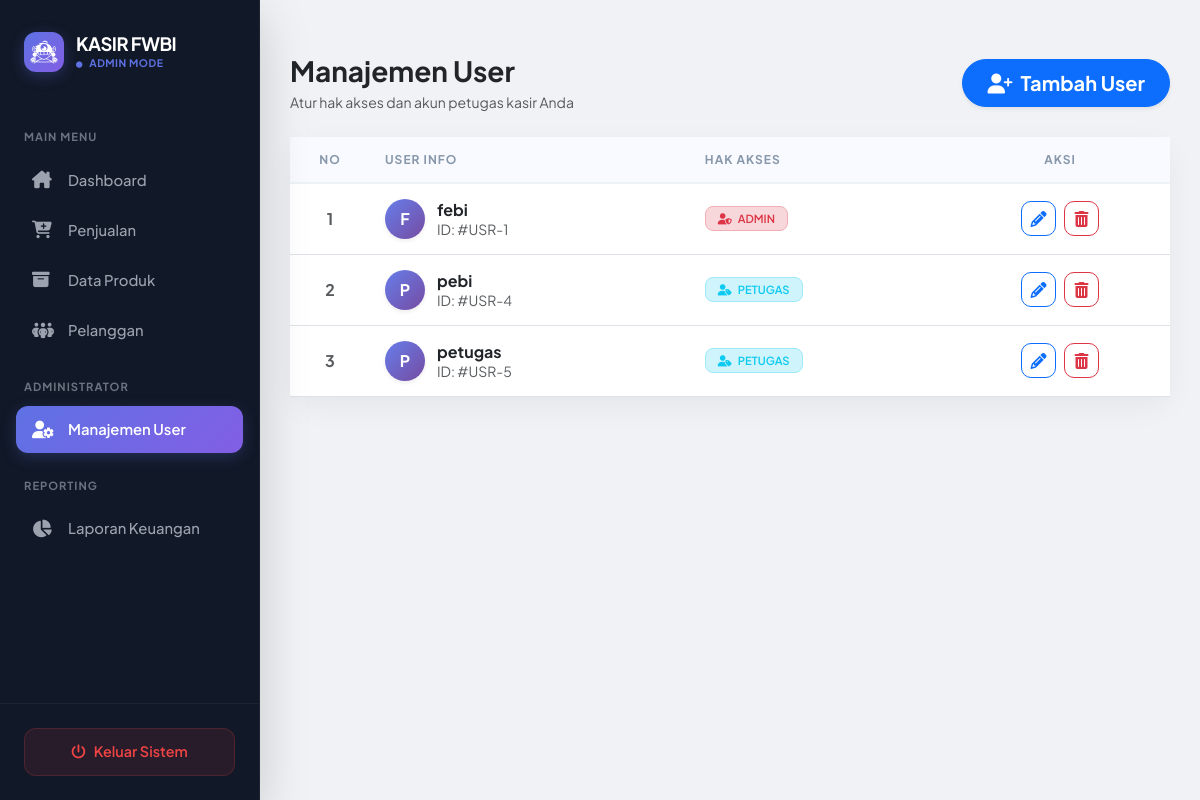
Screenshot of /admin/petugas/index.php (signed in) with the database file from the repository.
### tables this page shows
CREATE TABLE `user` (
  `UserID` int(11) NOT NULL,
  `Username` varchar(255) NOT NULL,
  `Password` varchar(255) NOT NULL,
  `Role` enum('admin','petugas') NOT NULL
);

### admin/petugas/index.php (the view, shortened to what this page needs)
<?php
include '../../main/connect.php';
?>
<!DOCTYPE html>
<html lang="id">
<head>
    <link href="https://cdn.jsdelivr.net/npm/bootstrap@5.3.0/dist/css/bootstrap.min.css" rel="stylesheet">
    <link rel="stylesheet" href="https://cdnjs.cloudflare.com/ajax/libs/font-awesome/6.4.0/css/all.min.css">
</head>
<body>
    <div class="d-flex">
        <?php include '../../template/sidebar.php'; ?>
        <div class="main-content">
            <div class="d-flex justify-content-between align-items-center mb-4">
                <div>
                    <h3 class="fw-bold mb-1">Manajemen User</h3>
                    <p class="text-muted small mb-0">Atur hak akses dan akun petugas kasir Anda</p>
                </div>
                <a href="tambah_petugas.php" class="btn btn-primary btn-lg rounded-pill px-4 shadow-sm fw-bold">
                    <i class="fas fa-user-plus me-2"></i>Tambah User
                </a>
            </div>
            <div class="card card-custom">
                <div class="card-body p-0">
                    <div class="table-responsive">
                        <table class="table table-hover mb-0">
                            <thead>
                                <tr>
                                    <th class="text-center" width="80">NO</th>
                                    <th>USER INFO</th>
                                    <th>HAK AKSES</th>
                                    <th class="text-center">AKSI</th>
                                </tr>
                            </thead>
                            <tbody>
                                <?php
                                $no = 1;
                                $query = mysqli_query($conn, "SELECT * FROM user");
                                while($d = mysqli_fetch_array($query)){
                                    $initial = strtoupper(substr($d['Username'], 0, 1));
                                ?>
                                <tr>
                                    <td class="text-center text-muted fw-bold"><?= $no++; ?></td>
                                    <td>
                                        <div class="d-flex align-items-center">
                                            <div class="avatar-circle shadow-sm">
                                                <?= $initial ?>
                                            </div>
                                            <div>
                                                <div class="fw-bold text-dark"><?= $d['Username']; ?></div>
                                                <small class="text-muted">ID: #USR-<?= $d['UserID']; ?></small>
                                            </div>
                                        </div>
                                    </td>
                                    <td>
                                        <?php if($d['Role'] == 'admin'): ?>
                                            <span class="badge badge-role bg-danger-subtle text-danger border border-danger-subtle">
                                                <i class="fas fa-user-shield me-1"></i> ADMIN
                                            </span>
                                        <?php else: ?>
                                            <span class="badge badge-role bg-info-subtle text-info border border-info-subtle">
                                                <i class="fas fa-user-tag me-1"></i> PETUGAS
                                            </span>
                                        <?php endif; ?>
                                    </td>
                                    <td class="text-center">
                                        <div class="d-flex justify-content-center gap-2">
                                            <a href="edit_petugas.php?id=<?= $d['UserID']; ?>"
                                               class="btn btn-action btn-outline-primary"
                                               title="Edit User">
                                                <i class="fas fa-pencil-alt"></i>
                                            </a>
                                            <button onclick="confirmDelete(<?= $d['UserID']; ?>)"
                                                    class="btn btn-action btn-outline-danger"
                                                    title="Hapus User">
                                                <i class="fas fa-trash-alt"></i>
                                            </button>
                                        </div>
                                    </td>
                                </tr>
                                <?php } ?>
                            </tbody>
                        </table>
                    </div>
                </div>
            </div>
        </div>
    </div>
</body>
</html>

### admin/petugas/index.php (style rules this page uses)
body { font-family: 'Plus Jakarta Sans', sans-serif; background-color: #f0f2f5; }
.main-content { padding: 30px; width: 100%; }
.card-custom { border-radius: 20px; border: none; box-shadow: 0 10px 30px rgba(0,0,0,0.05); background: rgba(255, 255, 255, 0.9); backdrop-filter: blur(10px); }
.table thead th { background-color: #f8faff; color: #8898aa; text-transform: uppercase; font-size: 0.75rem; letter-spacing: 1px; padding: 15px; border-bottom: 2px solid #edf2f9; }
.table tbody td { padding: 15px; color: #525f7f; vertical-align: middle; }
.avatar-circle { width: 40px; height: 40px; background: linear-gradient(135deg, #667eea 0%, #764ba2 100%); color: white; display: flex; align-items: center; justify-content: center; border-radius: 50%; font-weight: bold; margin-right: 12px; }
.badge-role { padding: 6px 12px; border-radius: 8px; font-weight: 600; font-size: 0.7rem; }
.btn-action { width: 35px; height: 35px; display: inline-flex; align-items: center; justify-content: center; border-radius: 10px; transition: all 0.2s; }

### template/sidebar.php (style rules this page uses)
:root { --sidebar-bg: #111827; --accent-color: #5e72e4; --hover-bg: rgba(255, 255, 255, 0.05); --text-gray: #9ca3af; }

### rows the page displays
user: Username "F", Username "febi", UserID "1", Role "admin" (drawn)
user: Username "P", Username "pebi", UserID "4", Role "petugas" (drawn)
user: Username "P", Username "petugas", UserID "5", Role "petugas" (drawn)

### other values shown
$_SESSION['role'] "ADMIN"
